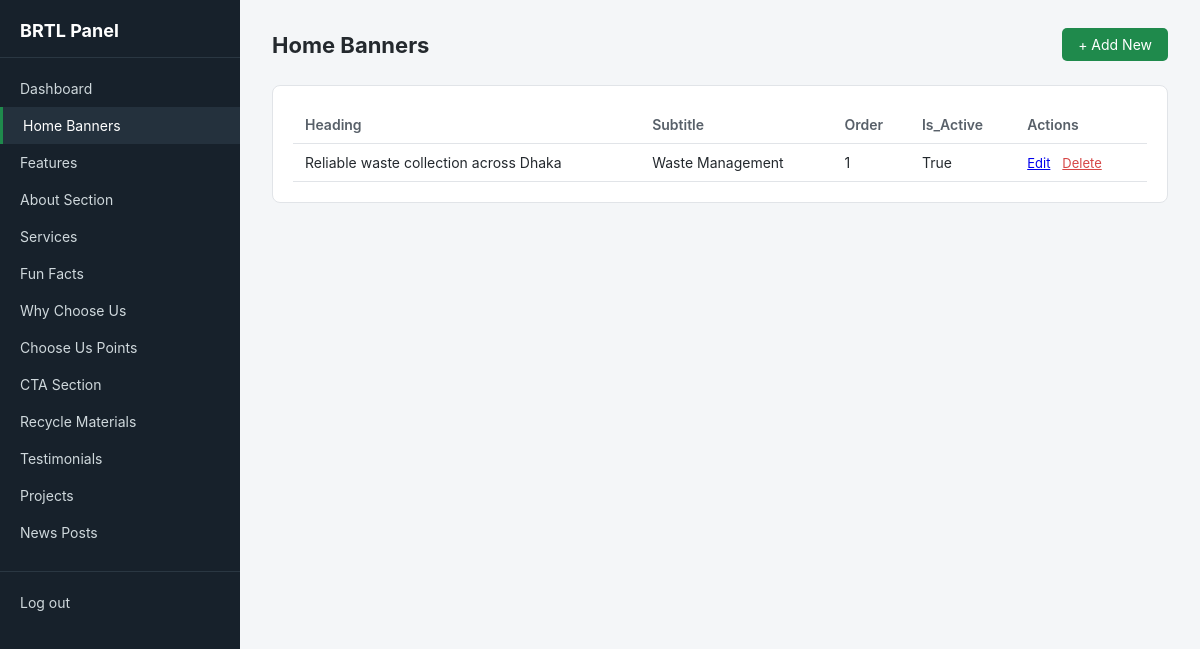
/secure/panel/banners/ (signed in), run on the app's committed database.
### core/models.py (models this page shows, shortened)
class HomeBanner(models.Model):
    subtitle = models.CharField(max_length=100, help_text="e.g. Waste Management")
    heading = models.CharField(max_length=200, help_text="e.g. Reliable waste collection across Dhaka")
    description = models.TextField()
    image = models.ImageField(upload_to='banner/')
    button_text = models.CharField(max_length=50, default='Read More')
    button_url = models.CharField(max_length=200, default='/')
    order = models.PositiveIntegerField(default=0)
    is_active = models.BooleanField(default=True)
    class Meta:
        ordering = ['order']
        verbose_name = "Banner Slide"
        verbose_name_plural = "Banner Slides"

### panel/views.py (the view)
# urls.py: path('panel/<str:model_name>/', views.item_list, name='panel_item_list'),
@staff_required
def item_list(request, model_name):
    t = get_template("panel/item_list.html")
    print("Template origin:", t.origin)
    entry = get_registry_entry(model_name)
    Model = entry['model']
    qs = Model.objects.all()
    if hasattr(Model, 'order'):
        qs = qs.order_by('order')
    else:
        qs = qs.order_by('-id')
    return render(request, 'panel/item_list.html', {
        'items': qs,
        'model_name': model_name,
        'label': entry['label'],
        'list_fields': entry['list_fields'],
    })

### panel/context_processors.py (called while the page is built)
def panel_registry(request):
    return {'registry': MODEL_REGISTRY}

### panel/templatetags/panel_extras.py (called while the page is built)
@register.filter
def get_attr(obj, field_name):
    value = getattr(obj, field_name, '')
    if callable(value):
        value = value()
    return value

### panel/views.py (called while the page is built)
def staff_required(view_func):
    @wraps(view_func)
    @login_required(login_url='panel_login')
    def wrapper(request, *args, **kwargs):
        if not request.user.is_staff:
            return redirect('panel_login')
        return view_func(request, *args, **kwargs)
    return wrapper

def get_registry_entry(model_name):
    entry = MODEL_REGISTRY.get(model_name)
    if not entry:
        raise Http404("Unknown model: %s" % model_name)
    return entry

### panel/templates/panel/item_list.html (shortened to what this page needs)
{% extends 'panel/base_panel.html' %}
{% load panel_extras %}
{% block content %}
<div class="topbar">
    <h1>{{ label }}</h1>
    <a href="{% url 'panel_item_create' model_name=model_name %}" class="btn">+ Add New</a>
</div>
<div class="card">
    {% if items %}
    <table>
        <thead>
            <tr>
                {% for field in list_fields %}
                <th>{{ field|title }}</th>
                {% endfor %}
                <th>Actions</th>
            </tr>
        </thead>
        <tbody>
            {% for item in items %}
            <tr>
                {% for field in list_fields %}
                <td>{{ item|get_attr:field }}</td>
                {% endfor %}
                <td class="actions">
                    <a href="{% url 'panel_item_update' model_name=model_name pk=item.pk %}">Edit</a>
                    <a href="{% url 'panel_item_delete' model_name=model_name pk=item.pk %}" style="color:#d64545;">Delete</a>
                </td>
            </tr>
            {% endfor %}
        </tbody>
    </table>
    {% else %}
    <p class="empty">No {{ label|lower }} yet. Click "Add New" to create one.</p>
    {% endif %}
</div>
{% endblock %}

### panel/templates/panel/base_panel.html (style rules this page uses)
:root { --sidebar-w: 240px; --accent: #1f8a4c; --bg: #f4f6f8; --border: #e1e4e8; --text: #24292e; }
* { box-sizing: border-box; }
body { margin: 0; font-family: -apple-system, "Segoe UI", Roboto, Helvetica, Arial, sans-serif; background: var(--bg); color: var(--text); }
.topbar { display: flex; justify-content: space-between; align-items: center; margin-bottom: 24px; }
.topbar h1 { font-size: 22px; margin: 0; }
.btn { display: inline-block; background: var(--accent); color: #fff; padding: 8px 16px; border: none; border-radius: 5px; text-decoration: none; font-size: 14px; cursor: pointer; }
.card { background: #fff; border: 1px solid var(--border); border-radius: 8px; padding: 20px; }
table { width: 100%; border-collapse: collapse; }
th, td { text-align: left; padding: 10px 12px; border-bottom: 1px solid var(--border); font-size: 14px; }
th { color: #586069; font-weight: 600; }
.actions a, .actions button { margin-right: 8px; font-size: 13px; }

### data on the page
HomeBanner: list_fields "Reliable waste collection across Dhaka" "Waste Management" "1" "True"

### other printed values
{{ entry.label }} "Home Banners" "Features" "About Section" "Services" "Fun Facts" "Why Choose Us" "Choose Us Points" "CTA Section" "Recycle Materials" "Testimonials" "Projects" "News Posts"
{{ label }} "Home Banners"
{{ field|title }} "Heading" "Subtitle" "Order" "Is_Active"
